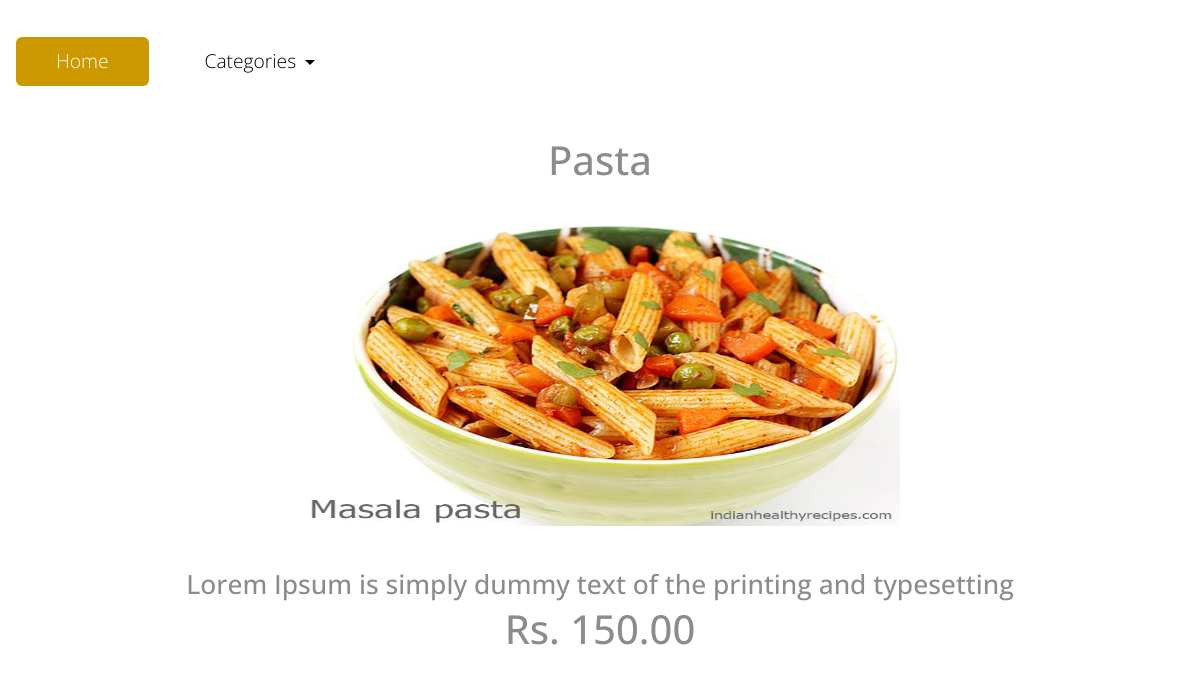
The page /veg/pasta/ on the database its author committed.
### foodapp/models.py (models this page shows, shortened)
class Product(models.Model):
    category=models.ForeignKey(Category,related_name='products',on_delete=models.CASCADE)
    title=models.CharField(max_length=250, unique=True)
    slug = models.SlugField(max_length=250, unique=True)
    image = models.ImageField(upload_to='products', blank=True)
    price = models.DecimalField(max_digits=10, decimal_places=2)
    details=models.TextField(blank=True,null=True)
    class Meta:
        ordering = ('title',)

### foodapp/views.py (the view)
# urls.py: path('<slug:category_slug>/<slug:slug>/',views.product_detail,name='product_detail')
def product_detail(request,category_slug,slug):
    products = Product.objects.get(category__slug=category_slug, slug=slug)
    return render(request, "product_detail.html", {'product': products})

### templates/product_detail.html
{% extends 'base.html' %}
{% block content %}
<h1> <br>
<center>
    {{product.title}}
    <br>
      <br>
    <img src="{{product.image.url}}" height="300" width="600">
    <br>
    <br>
    <h3>{{product.details}}</h3>
    Rs. {{product.price}}
    </center>
</h1>
{% endblock %}

### static/css/templatemo-style.css (style rules this page uses)
body { color: #8c8c8c; font-family: 'Open Sans', Helvetica, Arial, sans-serif; font-size: 18px; font-weight: 300; overflow-x: hidden; }
h3 { font-size: 1.65rem; }

### rows shown on the page
Product: title "Pasta", image (picture), details "Lorem Ipsum is simply dummy text of the printing and typesetting", price "150.00"
